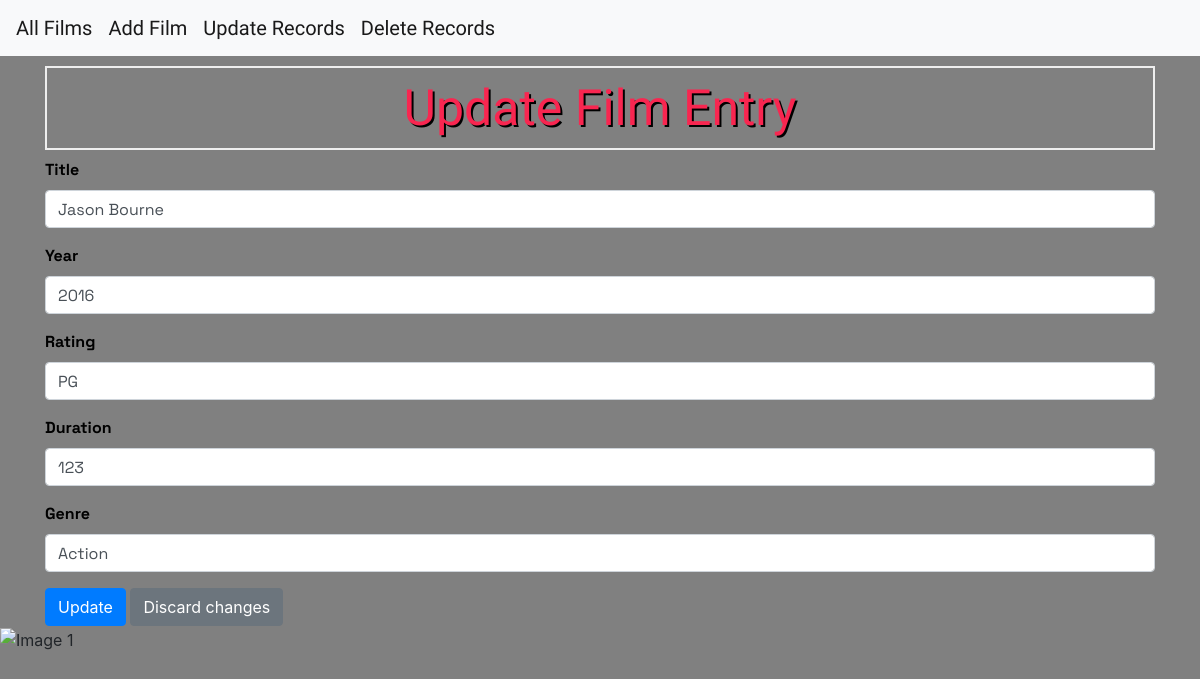
Page /update/3 on the committed database.
### tables this page shows
CREATE TABLE tblFilms
    (
    filmID integer,
    title text,
    yearReleased integer,
    rating text,
    duration integer,
    genre text,
    primary key (filmID)
    );

### app.py (the view, shortened to what this page needs)
@app.route('/update/<int:filmID>', methods=['GET', 'POST'])
def update_record(filmID):
    conn = get_db_connection()
    film = conn.execute('SELECT * FROM tblFilms WHERE filmID = ?', (filmID,)).fetchone()
    if film is None:
        abort(404)
    conn.close()
    return render_template('update_record.html', film=film)

### app.py (called while the page is built)
def get_db_connection():
    conn = sql.connect('filmflix.db')
    conn.row_factory = sql.Row
    return conn

### templates/update_record.html (shortened to what this page needs)
{% extends 'base.html' %}
{% block content %}
<h1>Update Film Entry</h1>
<form method="post" action="{{ url_for('update_record', filmID=film.filmID) }}">
    <div class="form-group">
        <label for="title">Title</label>
        <input type="text" name="title" class="form-control" value="{{ film.title }}">
    </div>
    <div class="form-group">
        <label for="yearReleased">Year</label>
        <input name="yearReleased" placeholder="year"
                  class="form-control"
                  value="{{ film.yearReleased }}"></input>
    </div>
    <div class="form-group">
        <label for="rating">Rating</label>
        <input name="rating" placeholder="Rating"
                type="text" class="form-control"
                value="{{ film.rating }}" ></input>
    </div>
    <div class="form-group">
        <label for="duration">Duration</label>
        <input name="duration" placeholder="duration"
                class="form-control"
                value="{{ film.duration }}"></input>
    </div>
    <div class="form-group">
        <label for="genre">Genre</label>
        <input name="genre" placeholder="genre"
                type="text" class="form-control"
                value="{{ film.genre }}"></input>
    </div>
    <button type="submit" class="btn btn-primary">Update</button>
    <a href="{{ url_for('index') }}" class="btn btn-secondary">Discard changes</a>
</form>
{% endblock %}

### static/css/style.css (style rules this page uses)
body { background-color: grey; }
h1 { border: 2px #eee solid; color: rgb(248, 38, 80); -webkit-text-stroke: 2px solid black; text-shadow: 2px 2px black; text-align: center; padding: 10px; font-family: 'Teko', sans-serif; font-size: 50px; margin-top: 10px; }
.form-group { font-family: 'Space Grotesk', sans-serif; color: black; font-weight: bolder; }

### rows in the picture
tblFilms: title "Jason Bourne", yearReleased "2016", rating "PG", duration "123", genre "Action"
